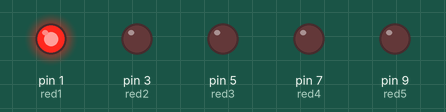
A sketch run on a simulated Arduino Uno, built with avr-gcc and run on an emulated ATmega328P. Shown: output pins drawn as LEDs (lit = HIGH).

Above: at 0.05 s.
At 0.75 s:
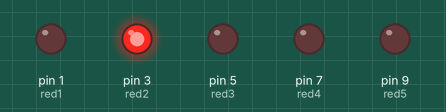
At 1.45 s:
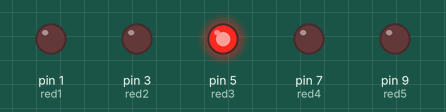
At 2.15 s:
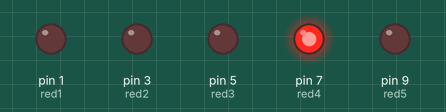
At 2.85 s:
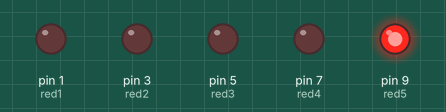
Timing chart, 0 to 3.1 s (numbered marks = the images above):
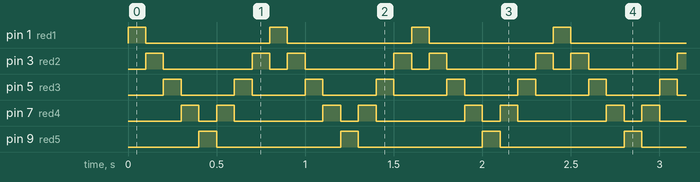

Measured:
- by itself, pin 1 (red1), pin 9 (red5): alternates HIGH for 0.10 s and LOW for 0.70 s
- by itself, pin 3 (red2): repeats every 0.80 s: LOW 0.50 s, HIGH 0.10 s, LOW 0.10 s, HIGH 0.10 s
- by itself, pin 5 (red3): alternates HIGH for 0.10 s and LOW for 0.30 s
- by itself, pin 7 (red4): repeats every 0.80 s: LOW 0.10 s, HIGH 0.10 s, LOW 0.50 s, HIGH 0.10 s

The sketch:

BackAndForthLed.ino
```cpp
int red1 =1;
int red2 =3;
int red3 =5;
int red4 =7;
int red5 =9;
void setup() {
  // put your setup code here, to run once:
  pinMode (red1,OUTPUT);
  pinMode (red2,OUTPUT);
  pinMode (red3,OUTPUT);
  pinMode (red4,OUTPUT);
  pinMode (red5,OUTPUT);
}

void loop() {
  // put your main code here, to run repeatedly:
  digitalWrite(red1,HIGH);
  digitalWrite(red2,LOW);
  digitalWrite(red3,LOW);
  digitalWrite(red4,LOW);
  digitalWrite(red5,LOW);
  delay(100);
  digitalWrite(red1,LOW);
  digitalWrite(red2,HIGH);
  digitalWrite(red3,LOW);
  digitalWrite(red4,LOW);
  digitalWrite(red5,LOW);
  delay(100);
  digitalWrite(red1,LOW);
  digitalWrite(red2,LOW);
  digitalWrite(red3,HIGH);
  digitalWrite(red4,LOW);
  digitalWrite(red5,LOW);
  delay(100);
  digitalWrite(red1,LOW);
  digitalWrite(red2,LOW);
  digitalWrite(red3,LOW);
  digitalWrite(red4,HIGH);
  digitalWrite(red5,LOW);
  delay(100);
  digitalWrite(red1,LOW);
  digitalWrite(red2,LOW);
  digitalWrite(red3,LOW);
  digitalWrite(red4,LOW);
  digitalWrite(red5,HIGH);
  delay(100);
  digitalWrite(red1,LOW);
  digitalWrite(red2,LOW);
  digitalWrite(red3,LOW);
  digitalWrite(red4,HIGH);
  digitalWrite(red5,LOW);
  delay(100);
  digitalWrite(red1,LOW);
  digitalWrite(red2,LOW);
  digitalWrite(red3,HIGH);
  digitalWrite(red4,LOW);
  digitalWrite(red5,LOW);
  delay(100);
  digitalWrite(red1,LOW);
  digitalWrite(red2,HIGH);
  digitalWrite(red3,LOW);
  digitalWrite(red4,LOW);
  digitalWrite(red5,LOW);
  delay(100);
}
```
